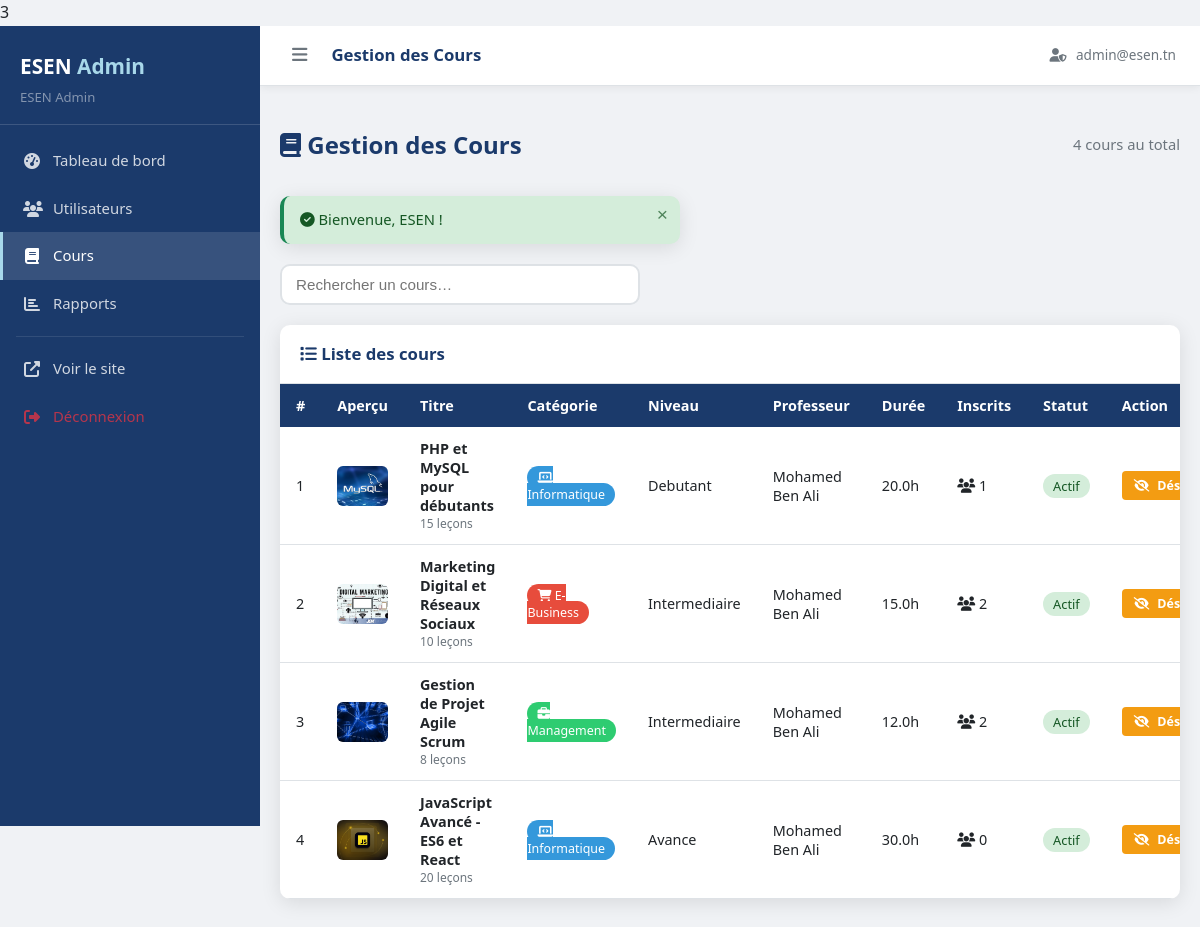
The app's page /?ctrl=admin&action=cours (signed in) with its own data.
### tables this page shows
CREATE TABLE `cours` (
  `id_cours` int(11) NOT NULL,
  `titre` varchar(200) NOT NULL,
  `description` text DEFAULT NULL,
  `niveau` enum('debutant','intermediaire','avance') DEFAULT 'debutant',
  `duree_heures` decimal(5,1) DEFAULT NULL,
  `nb_lecons` int(11) DEFAULT 0,
  `image` varchar(255) NOT NULL DEFAULT 'cours1.jpg',
  `actif` tinyint(1) DEFAULT 1,
  `date_creation` datetime DEFAULT current_timestamp(),
  `id_categorie` int(11) NOT NULL,
  `id_professeur` int(11) NOT NULL
);

CREATE TABLE `categories` (
  `id_categorie` int(11) NOT NULL,
  `nom_categorie` varchar(100) NOT NULL,
  `description` varchar(255) DEFAULT NULL,
  `couleur` varchar(10) DEFAULT '#3498db',
  `icone` varchar(50) DEFAULT 'fas fa-book'
);

### controllers/AdminController.php (called while the page is built, shortened)
<?php
require_once ROOT_PATH . 'models/CoursModel.php';
class AdminController extends Controller {
    private CoursModel        $coursModel;
    public function __construct() {
        $this->coursModel        = new CoursModel();
    }
    public function cours(): void {
        $cours = $this->coursModel->findAllComplets();
        $this->render('admin/cours', [
            'title' => 'Gestion des Cours',
            'cours' => $cours,
        ], 'admin');
    }
}

### config/database.php (called while the page is built, shortened)
<?php
class Database {
    private static ?PDO $instance = null;
    public static function getInstance(): PDO {
        if (self::$instance === null) {
            $dsn = sprintf(
                'mysql:host=%s;dbname=%s;charset=%s',
                DB_HOST,
                DB_NAME,
                DB_CHARSET
            );
            $options = [
                PDO::ATTR_ERRMODE            => PDO::ERRMODE_EXCEPTION,
                PDO::ATTR_DEFAULT_FETCH_MODE => PDO::FETCH_ASSOC,
                PDO::ATTR_EMULATE_PREPARES   => false,
                PDO::MYSQL_ATTR_INIT_COMMAND => "SET NAMES 'utf8mb4'"
            ];
            try {
                self::$instance = new PDO($dsn, DB_USER, DB_PASS, $options);
            } catch (PDOException $e) {
                error_log('Erreur de connexion BD: ' . $e->getMessage());
                throw new PDOException('Impossible de se connecter à la base de données.');
            }
        }
        return self::$instance;
    }
}

### core/Model.php (called while the page is built, shortened)
<?php
require_once ROOT_PATH . 'config/database.php';
abstract class Model {
    public function __construct() {
        $this->db = Database::getInstance();
    }
}

### models/CoursModel.php (called while the page is built, shortened)
<?php
require_once ROOT_PATH . 'core/Model.php';
class CoursModel extends Model {
    public function findAllComplets(): array {
        $sql = "SELECT
                    c.id_cours, c.titre, c.description, c.niveau,
                    c.duree_heures, c.nb_lecons,
                    COALESCE(c.image, 'cours1.jpg') AS image,
                    c.date_creation, c.actif,
                    cat.nom_categorie, cat.couleur, cat.icone,
                    CONCAT(u.prenom, ' ', u.nom) AS nom_professeur,
                    COUNT(DISTINCT i.id_inscription) AS nb_inscrits
                FROM cours c
                INNER JOIN categories cat ON c.id_categorie = cat.id_categorie
                INNER JOIN utilisateurs u  ON c.id_professeur = u.id_user
                LEFT  JOIN inscriptions i  ON c.id_cours = i.id_cours
                WHERE c.actif = TRUE
                GROUP BY c.id_cours, c.titre, c.description, c.niveau,
                         c.duree_heures, c.nb_lecons, c.image, c.date_creation,
                         c.actif, cat.nom_categorie, cat.couleur, cat.icone,
                         u.prenom, u.nom
                ORDER BY c.date_creation DESC";
        return $this->db->query($sql)->fetchAll();
    }
}

### views/admin/cours.php (the view, shortened to what this page needs)
<div class="container" style="padding:40px 20px">
  <div style="display:flex;align-items:center;justify-content:space-between;margin-bottom:32px;flex-wrap:wrap;gap:16px">
    <h1 style="color:var(--primary);font-size:1.5rem"><i class="fas fa-book"></i> Gestion des Cours</h1>
    <span style="color:var(--gray);font-size:0.92rem"><?= count($cours) ?> cours au total</span>
  </div>
  <?php if (isset($_SESSION['flash'])): ?>
    <?php foreach ($_SESSION['flash'] as $type => $msg): ?>
      <div class="alert alert-<?= $type ?>" style="margin-bottom:20px">
        <i class="fas fa-<?= $type==='success'?'check-circle':'exclamation-circle' ?>"></i> <?= $msg ?>
        <button class="close-alert" onclick="this.parentElement.remove()">×</button>
      </div>
    <?php endforeach; unset($_SESSION['flash']); ?>
  <?php endif; ?>
  <div style="margin-bottom:20px">
    <input id="liveSearch" type="text" placeholder="Rechercher un cours…"
           style="width:100%;max-width:360px;padding:10px 14px;border:2px solid var(--border);border-radius:var(--radius);font-size:0.95rem">
  </div>
  <div class="card">
    <div class="card-header">
      <h3><i class="fas fa-list"></i> Liste des cours</h3>
    </div>
    <div style="overflow-x:auto">
      <?php if (empty($cours)): ?>
        <p style="padding:40px;text-align:center;color:var(--gray)">Aucun cours disponible.</p>
      <?php else: ?>
        <table class="data-table">
          <thead>
            <tr>
              <th>#</th>
              <th>Aperçu</th>
              <th>Titre</th>
              <th>Catégorie</th>
              <th>Niveau</th>
              <th>Professeur</th>
              <th>Durée</th>
              <th>Inscrits</th>
              <th>Statut</th>
              <th>Action</th>
            </tr>
          </thead>
          <tbody>
            <?php foreach ($cours as $c): ?>
            <tr>
              <td><?= $c['id_cours'] ?></td>
              <td>
                <img src="<?= BASE_URL ?>public/images/<?= htmlspecialchars(!empty($c['image']) ? $c['image'] : 'cours1.jpg') ?>"
                     alt="<?= htmlspecialchars($c['titre']) ?>"
                     style="width:60px;height:40px;object-fit:cover;border-radius:6px;display:block"
                     onerror="this.src='<?= BASE_URL ?>public/images/cours1.jpg'">
              </td>
              <td>
                <strong><?= htmlspecialchars($c['titre']) ?></strong>
                <br><small style="color:var(--gray)"><?= $c['nb_lecons'] ?> leçons</small>
              </td>
              <td>
                <span style="background:<?= htmlspecialchars($c['couleur'] ?? '#333') ?>;color:#fff;padding:3px 10px;border-radius:20px;font-size:0.78rem">
                  <i class="<?= htmlspecialchars($c['icone'] ?? 'fas fa-book') ?>"></i>
                  <?= htmlspecialchars($c['nom_categorie']) ?>
                </span>
              </td>
              <td><?= ucfirst($c['niveau']) ?></td>
              <td><?= htmlspecialchars($c['nom_professeur']) ?></td>
              <td><?= $c['duree_heures'] ?>h</td>
              <td><i class="fas fa-users"></i> <?= $c['nb_inscrits'] ?></td>
              <td>
                <span style="background:<?= $c['actif']?'#d4edda':'#f8d7da' ?>;color:<?= $c['actif']?'#155724':'#721c24' ?>;padding:3px 10px;border-radius:20px;font-size:0.8rem">
                  <?= $c['actif'] ? 'Actif' : 'Inactif' ?>
                </span>
              </td>
              <td>
                <a href="<?= BASE_URL ?>?ctrl=admin&action=toggleActifCours&id=<?= $c['id_cours'] ?>"
                   class="btn btn-sm"
                   style="font-size:0.78rem;padding:4px 10px;background:<?= $c['actif']?'#f39c12':'#27ae60' ?>;color:#fff;border-radius:4px;text-decoration:none"
                   data-confirm="<?= $c['actif'] ? 'Désactiver ce cours ?' : 'Activer ce cours ?' ?>">
                  <i class="fas fa-<?= $c['actif'] ? 'eye-slash' : 'eye' ?>"></i>
                  <?= $c['actif'] ? 'Désactiver' : 'Activer' ?>
                </a>
              </td>
            </tr>
            <?php endforeach; ?>
          </tbody>
        </table>
      <?php endif; ?>
    </div>
  </div>
</div>

### public/css/style.css (style rules this page uses)
:root { --primary: #1B3A6B; --primary-lt: #2563A8; --accent: #E8F4FD; --success: #198754; --danger: #DC3545; --warning: #FD7E14; --info: #0DCAF0; --dark: #212529; --gray: #6C757D; --light: #F8F9FA; --border: #DEE2E6; --radius: 10px; --shadow: 0 4px 20px rgba(0,0,0,0.10); --transition: 0.25s ease; }
*, *::before, *::after { box-sizing: border-box; margin: 0; padding: 0; }
html { scroll-behavior: smooth; }
body { font-family: 'Segoe UI', Arial, sans-serif; color: var(--dark); background: #fff; line-height: 1.6; }
a { color: var(--primary-lt); text-decoration: none; transition: color var(--transition); }
img { max-width: 100%; display: block; }
.container { max-width: 1200px; margin: 0 auto; padding: 0 20px; }
.alert { padding: 12px 40px 12px 16px; border-radius: var(--radius); position: relative; font-size: 0.92rem; box-shadow: var(--shadow); max-width: 400px; }
.alert-success { background: #D4EDDA; color: #155724; border-left: 4px solid var(--success); }
.close-alert { position: absolute; top: 8px; right: 12px; background: none; border: none; cursor: pointer; font-size: 1.2rem; color: inherit; opacity: 0.7; }
.btn { display: inline-flex; align-items: center; gap: 8px; padding: 10px 22px; border-radius: var(--radius); font-size: 0.95rem; font-weight: 600; cursor: pointer; border: 2px solid transparent; transition: all var(--transition); }
.btn-sm { padding: 6px 14px; font-size: 0.85rem; }
.data-table { width: 100%; border-collapse: collapse; font-size: 0.9rem; }
.data-table th { background: var(--primary); color: #fff; padding: 12px 16px; text-align: left; font-weight: 600; }
.data-table td { padding: 12px 16px; border-bottom: 1px solid var(--border); vertical-align: middle; }
.card { background: #fff; border-radius: var(--radius); box-shadow: var(--shadow); overflow: hidden; }
.card-header { display: flex; align-items: center; justify-content: space-between; padding: 16px 20px; border-bottom: 1px solid var(--border); }
.card-header h3 { font-size: 1.05rem; color: var(--primary); }
.admin-body { background: #F1F5F9; }

### public/css/admin.css (style rules this page uses)
.admin-body { background: #F0F2F5; margin: 0; padding: 0; font-family: 'Segoe UI', Arial, sans-serif; }

### records on screen
cours: id_cours "1", shows a picture, titre "PHP et MySQL pour débutants", nb_lecons "15", id_categorie.nom_categorie "Informatique", niveau "Debutant", nom_professeur "Mohamed Ben Ali", duree_heures "20.0", nb_inscrits "1", actif "Actif"
cours: id_cours "2", shows a picture, titre "Marketing Digital et Réseaux Sociaux", nb_lecons "10", id_categorie.nom_categorie "E-Business", niveau "Intermediaire", nom_professeur "Mohamed Ben Ali", duree_heures "15.0", nb_inscrits "2", actif "Actif"
cours: id_cours "3", shows a picture, titre "Gestion de Projet Agile Scrum", nb_lecons "8", id_categorie.nom_categorie "Management", niveau "Intermediaire", nom_professeur "Mohamed Ben Ali", duree_heures "12.0", nb_inscrits "2", actif "Actif"
cours: id_cours "4", shows a picture, titre "JavaScript Avancé - ES6 et React", nb_lecons "20", id_categorie.nom_categorie "Informatique", niveau "Avance", nom_professeur "Mohamed Ben Ali", duree_heures "30.0", nb_inscrits "0", actif "Actif"

### other values on screen
$_SESSION['user']['prenom'] . ' ' . $_SESSION['user']['nom'] "ESEN Admin"
$title "Gestion des Cours"
$_SESSION['user']['email'] "admin@esen.tn"
count($cours) "4"
$msg "Bienvenue, ESEN !"
